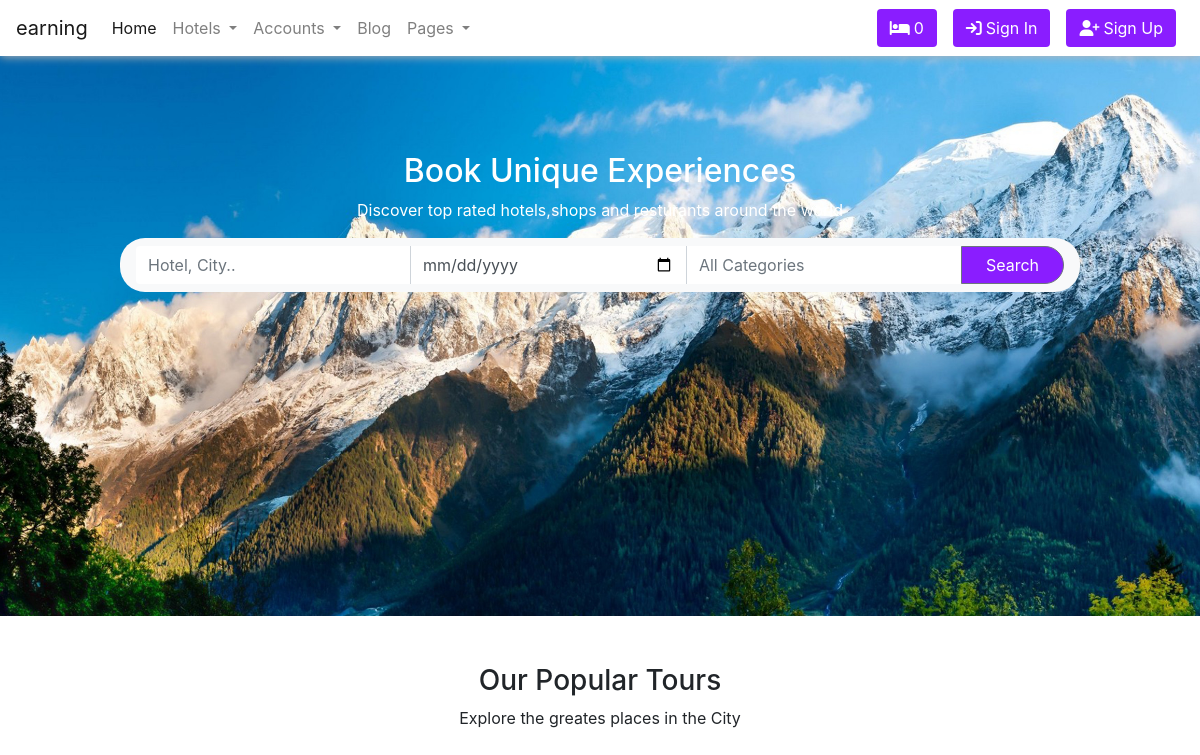
/, run on an earlier commit of the app's database.
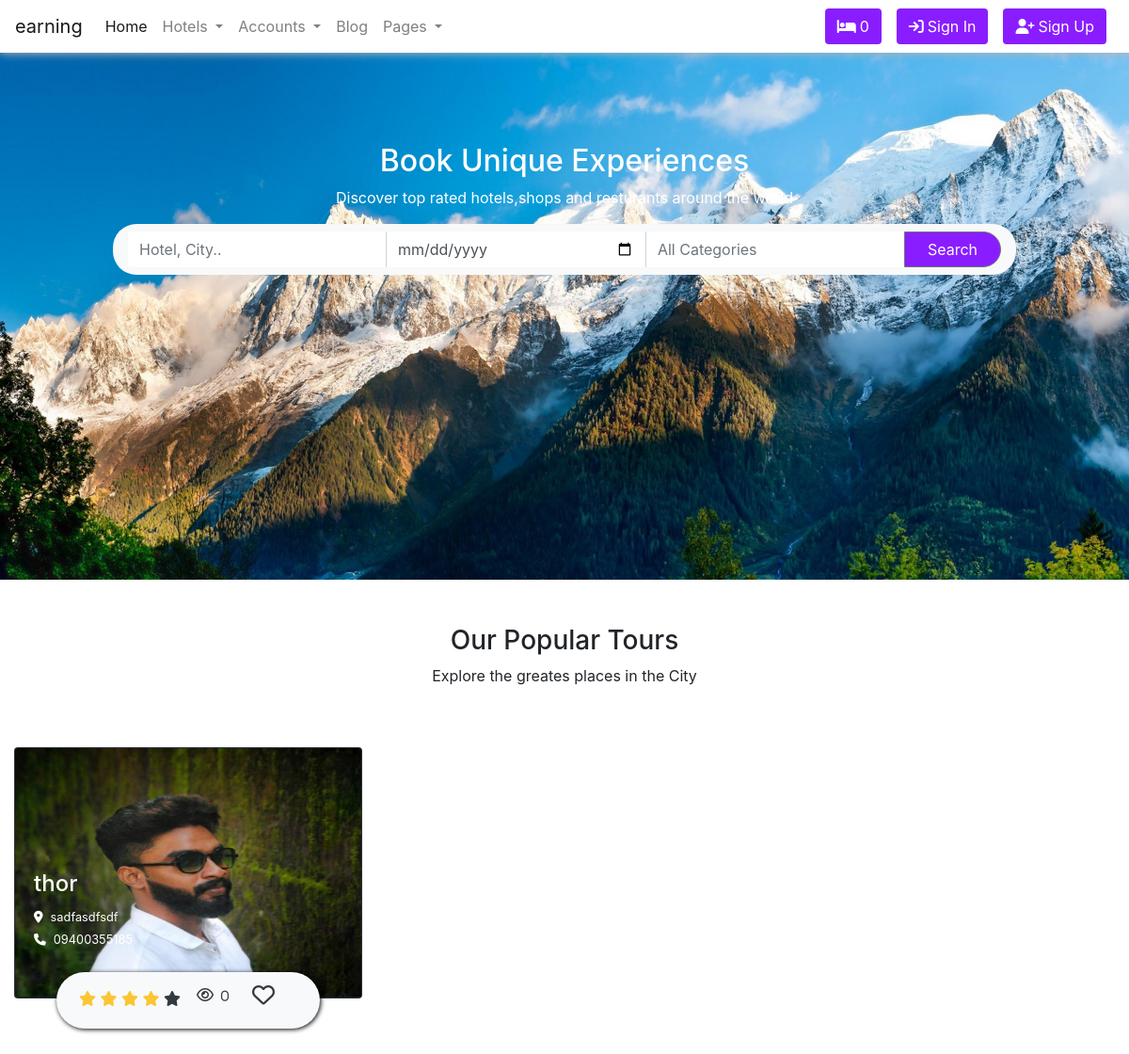
And on a later commit of the database.
### hotel/models.py (models this page shows, shortened)
class Hotel(models.Model):
    user = models.ForeignKey(User,on_delete=models.SET_NULL,null=True)
    name = models.CharField(max_length=100)
    description = CKEditor5Field(null=True,blank=True, config_name='extends')
    image = models.FileField(upload_to='hotel_galley')
    address = models.CharField(max_length=200)
    mobile = models.CharField(max_length=50)
    email = models.EmailField(max_length=110)
    status = models.CharField(max_length=20,choices=HOTEL_STATUS ,default='Live')
    tag=models.CharField(max_length=200,help_text='Seperate tags with comma')
    views=models.IntegerField(default=0)
    featured=models.BooleanField(default=False)
    hid = ShortUUIDField(unique=True, length=10, max_length=20, alphabet='abcdefghijklmnopqrstuvwxyz')
    slug= models.SlugField(unique=True)
    date= models.DateTimeField(auto_now_add=True)

### hotel/views.py (the view)
# urls.py: path('',views.index,name='index'),
def index(request):
    hotels=Hotel.objects.filter(status='Live')
    context={
        'hotels':hotels
    }
    return render(request,'hotel/hotel.html',context)

### templates/hotel/hotel.html (shortened to what this page needs)
{% load static %} {% include "base/base.html" %} {% block content %}
<section>
  <div class="backImg text-center text-white pt-5">
    <h2 class="mt-5">Book Unique Experiences</h2>
    <p>Discover top rated hotels,shops and resturants around the world</p>
    <div class="bg-light fm-group">
      <div class="input-group px-3">
        <input
          type="text"
          placeholder="Hotel, City.."
          class="form-control border-0 mt-2"
        />
        <input
          type="date"
          placeholder="Select Booking Date"
          class="form-control border-bottom-0 border-top-0 mt-2"
        />
        <input
          type="text"
          placeholder="All Categories"
          class="form-control mt-2 border-bottom-0 border-top-0 border-right-0"
        />
        <button class="btn btn-outline-secondary n_btn px-4 my-2" type="button">
          Search
        </button>
      </div>
    </div>
  </div>
</section>
<section>
  <div class="text-center pt-5">
    <h3>Our Popular Tours</h3>
    <p>Explore the greates places in the City</p>
    <div class="container-fluid mb-5">
      <div class="row">
        {% for hotel in hotels %}
        <div class="col-md-6 col-lg-6 col-xl-4 my-5">
          <a href="">
          <div class="card bg-dark text-white">
            <img class="card-img" src="{{hotel.image.url}}"
            alt="Card image">
            <div class="card-img-overlay">
              <div class="card-data text-left">
                <h4>{{hotel.name}}</h4>
                <small
                  ><i class="fa-solid fa-location-dot pr-2"></i>{{hotel.address}} </small
                ><br />
                <small><i class="fa-solid fa-phone pr-2"></i>{{hotel.mobile}}</small>
              </div>
              <div class="bg-light text-dark mt-3 pt-3 mx-4 bottom-card">
                <div class="d-flex justify-content-between">
                  <div class="ratings pl-4 pr-0">
                    <i class="fa fa-star rating-color"></i>
                    <i class="fa fa-star rating-color"></i>
                    <i class="fa fa-star rating-color"></i>
                    <i class="fa fa-star rating-color"></i>
                    <i class="fa fa-star"></i>
                  </div><i class="fa-regular fa-eye"><small class="p-2">{{hotel.views}}</small></i>
                  <i class="fa-regular fa-heart pr-5 fa-xl pt-2"></i>
                </div>
              </div>
            </div>
          </div>
         </a>
        </div>
        {% endfor %}
      </div>
    </div>
  </div>
</section>
{% endblock content %}

What changed in the data, as far as the page shows it:
added Hotel: image (picture), name "thor", address "sadfasdfsdf", mobile "09400355185", views "0"
